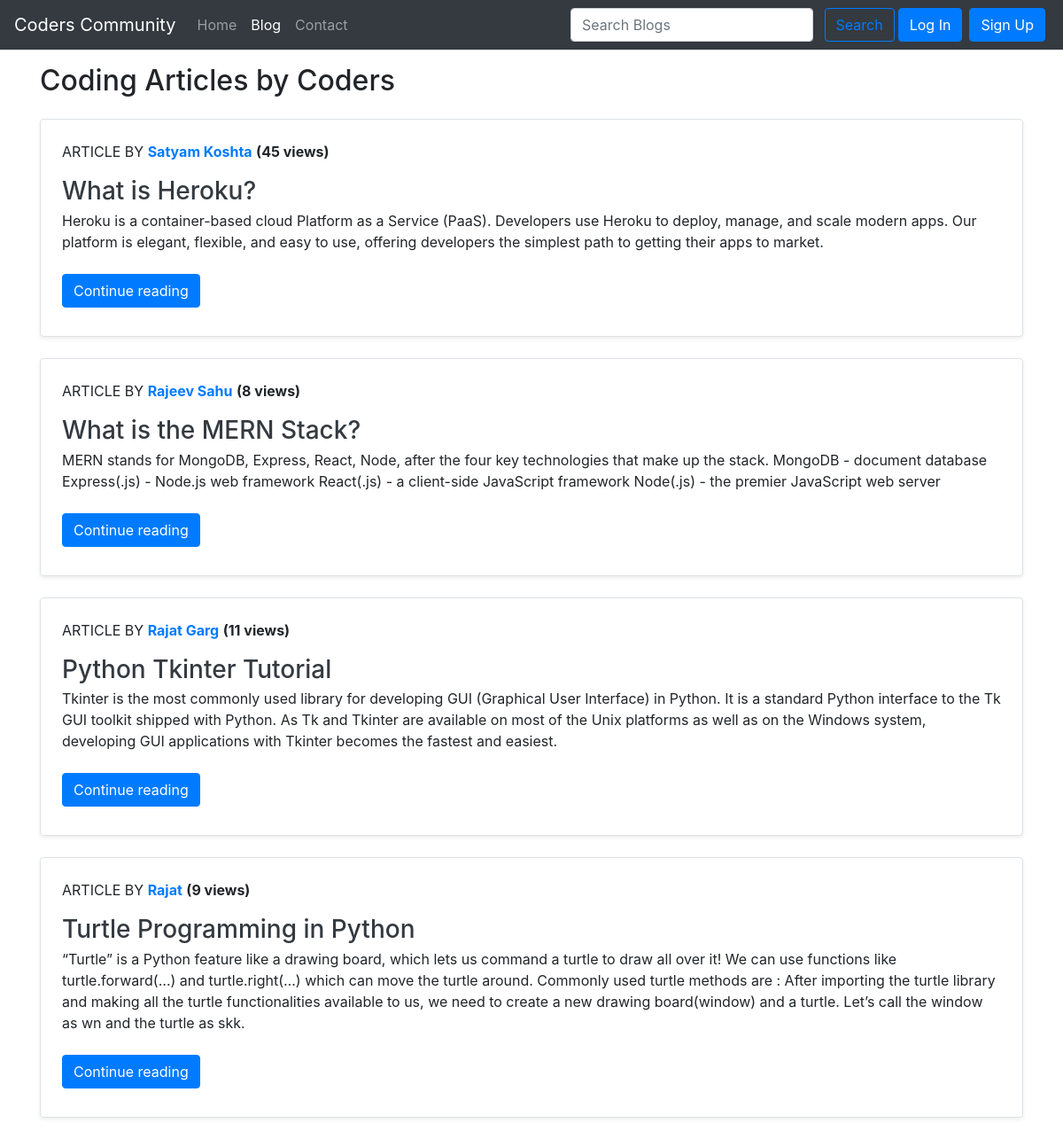
Before: /blog/ with the older database file.
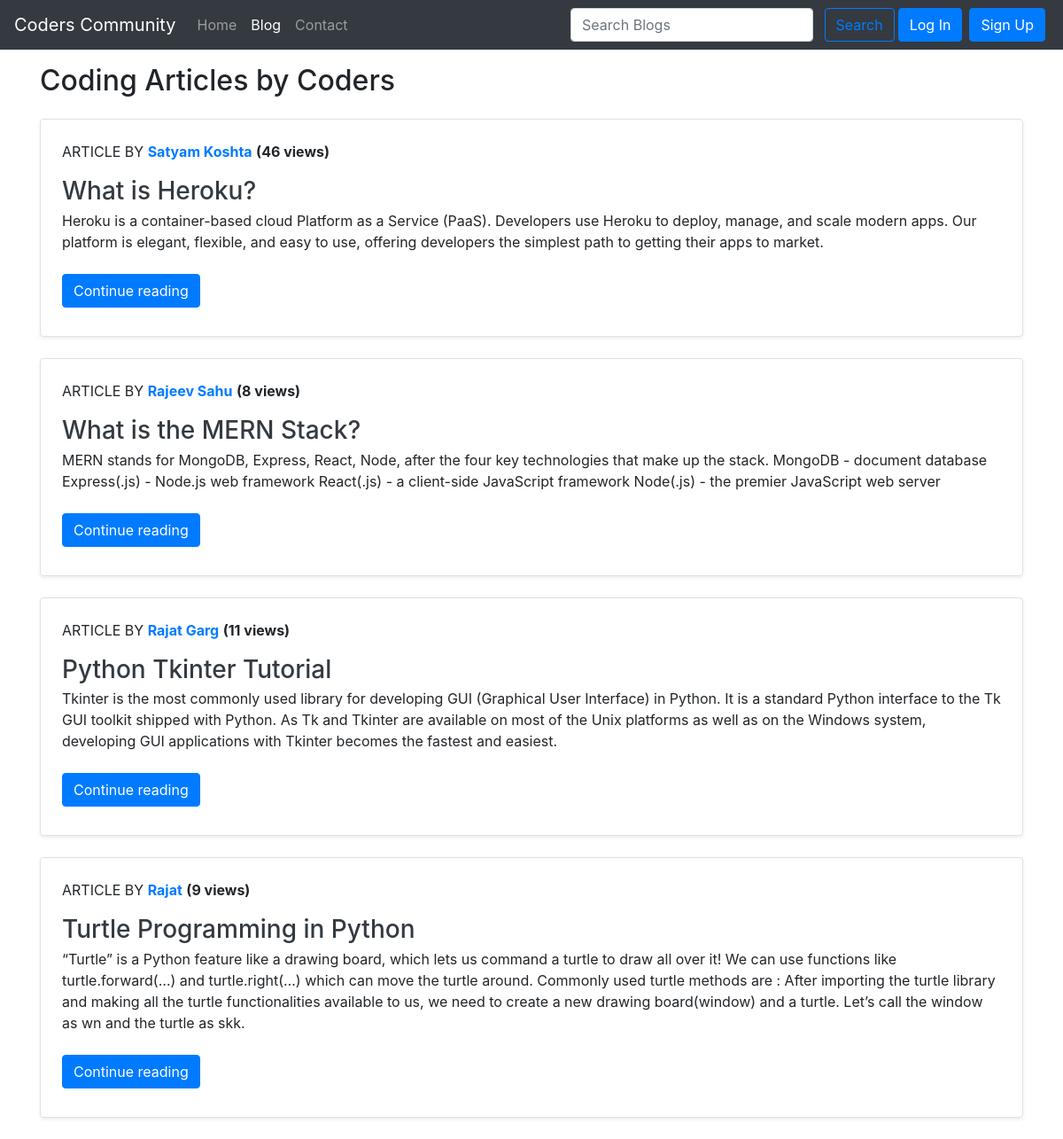
After: the same page with the newer database file.
### blog/models.py (models this page shows, shortened)
class Post(models.Model):
    sno=models.AutoField(primary_key=True)
    title=models.CharField(max_length=50)
    content=models.TextField()
    author=models.CharField(max_length=50)
    authorDesc=models.CharField(max_length=250)
    user = models.ForeignKey(User, blank=True, null=True,
                             on_delete=models.CASCADE)
    slug=models.CharField(max_length=100)
    views=models.IntegerField(default=0)
    timeStamp=models.DateTimeField(blank=True)

### blog/views.py (the view)
# urls.py: path('',views.blogHome,name="blogHome"),
def blogHome(request):
    allPosts=Post.objects.all()
    context={'allPosts':allPosts}
    return render(request,"blog/blogHome.html",context)

### templates/blog/blogHome.html (shortened to what this page needs)
{% extends 'base.html' %} {% block title %} BlogHome {% endblock title %}
{% block blogactive %} active {% endblock blogactive %}
{% block body %}
<div class="container my-3">
  <h2>Coding Articles by Coders</h2>
  {% for post in allPosts  %}
  <div
    class="row no-gutters border rounded overflow-hidden flex-md-row mb-4 my-4 shadow-sm h-md-250 position-relative"
  >
    <div class="col p-4 d-flex flex-column position-static">
     <p> ARTICLE BY <strong class="d-inline-block  text-primary"><a href="/about/{{post.author}}"> {{post.author}} </strong></a> <b>({{post.views}} views)</b></p>
      <h3 class="mb-0"><a href="/blog/{{post.slug}}" class="text-dark">{{post.title}}</a></h3>
      <p class="card-text mb-auto">
       <div class="preview"> {{post.content|safe| truncatechars:500}}</div>
      </p>
      <div class="my-2">
        <a href="/blog/{{post.slug}}" role="button" class="btn btn-primary">Continue reading</a>
      </div>
    </div>
  </div>
  {% endfor %}
</div>
{% endblock body %}

Changed rows visible on the page:
changed Post "What is Heroku?": views "45" → "46"
